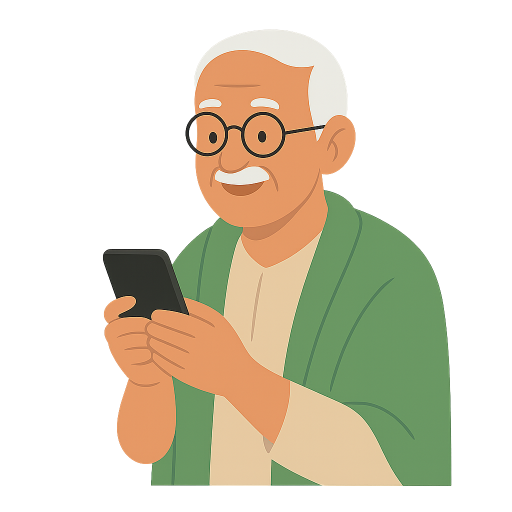
#> input picture assets/ChatGPT Image Nov 6, 2025, 07_19_20 PM.png, 1024 x 1024 px (shown at 1/2 size)
$ python generate_icons.py
#> lines starting #> are read from the running program, lines starting #| are printed output that depends on the picture
#!/usr/bin/env python3
"""
Generate app icons from the reference image
Creates: icon.png, favicon.png, adaptive-icon.png, splash-icon.png
"""

from PIL import Image, ImageDraw, ImageFilter
import os

# Define paths
ASSETS_DIR = "assets"
SOURCE_IMAGE = os.path.join(ASSETS_DIR, "ChatGPT Image Nov 6, 2025, 07_19_20 PM.png")

# Icon specifications
ICONS = {
    "icon.png": (1024, 1024),  # Main app icon
    "favicon.png": (192, 192),  # Web favicon
    "adaptive-icon.png": (108, 108),  # Android adaptive icon (foreground)
    "splash-icon.png": (1280, 1280),  # Splash screen
}

def create_icons():
    """Generate all required icons from source image"""

    if not os.path.exists(SOURCE_IMAGE):
        print(f"Error: Source image not found at {SOURCE_IMAGE}")
        return False

    try:
        # Open source image
        source = Image.open(SOURCE_IMAGE)
#> source is the input picture: PIL image 1024x1024 RGBA; mean R, G, B, A 113.1, 105.9, 77.9, 107
        print(f"Loaded source image: {source.size}")
#| Loaded source image: (1024, 1024)

        # Generate each icon
        for icon_name, size in ICONS.items():
            output_path = os.path.join(ASSETS_DIR, icon_name)

            # Create a new image with the target size
            icon = Image.new('RGBA', size, (255, 255, 255, 0))

            # Resize source image to fit
            source_resized = source.copy()
            source_resized.thumbnail(size, Image.Resampling.LANCZOS)

            # Calculate position to center the image
            x = (size[0] - source_resized.width) // 2
            y = (size[1] - source_resized.height) // 2

            # Paste the resized image
            icon.paste(source_resized, (x, y), source_resized if source_resized.mode == 'RGBA' else None)

            # Save icon
            icon.save(output_path, 'PNG')
            print(f"✓ Created {icon_name} ({size[0]}x{size[1]})")
#> this loop made 4 passes
#> pass 2, in create_icons, `icon.save(output_path, 'PNG')`:
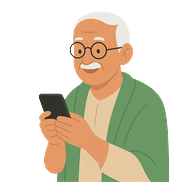
#> saved as favicon.png: PIL image 192x192 RGBA; mean R, G, B, A 221.3, 214.9, 196.1, 106.3; transparent parts drawn white
#> after the loop:
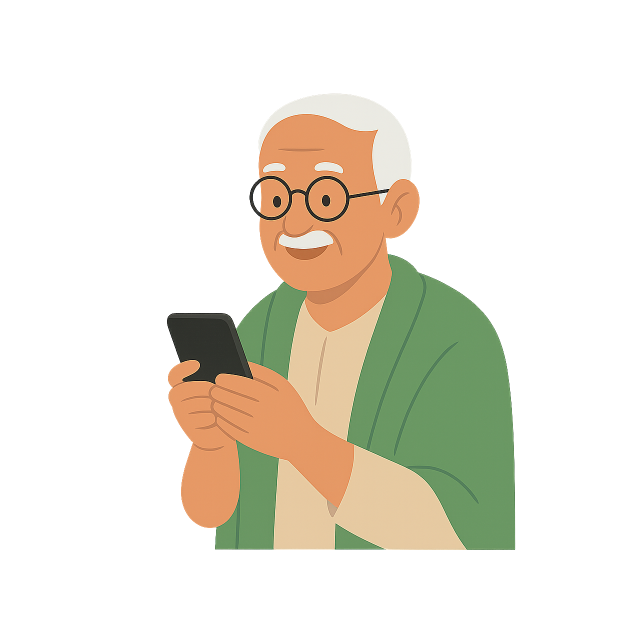
#> icon: PIL image 1280x1280 RGBA (shown at 1/2 size); mean R, G, B, A 233.4, 229.3, 217.3, 68.3; transparent parts drawn white

        print("\n✓ All icons generated successfully!")
        return True

    except Exception as e:
        print(f"Error generating icons: {e}")
        return False

if __name__ == "__main__":
    create_icons()
